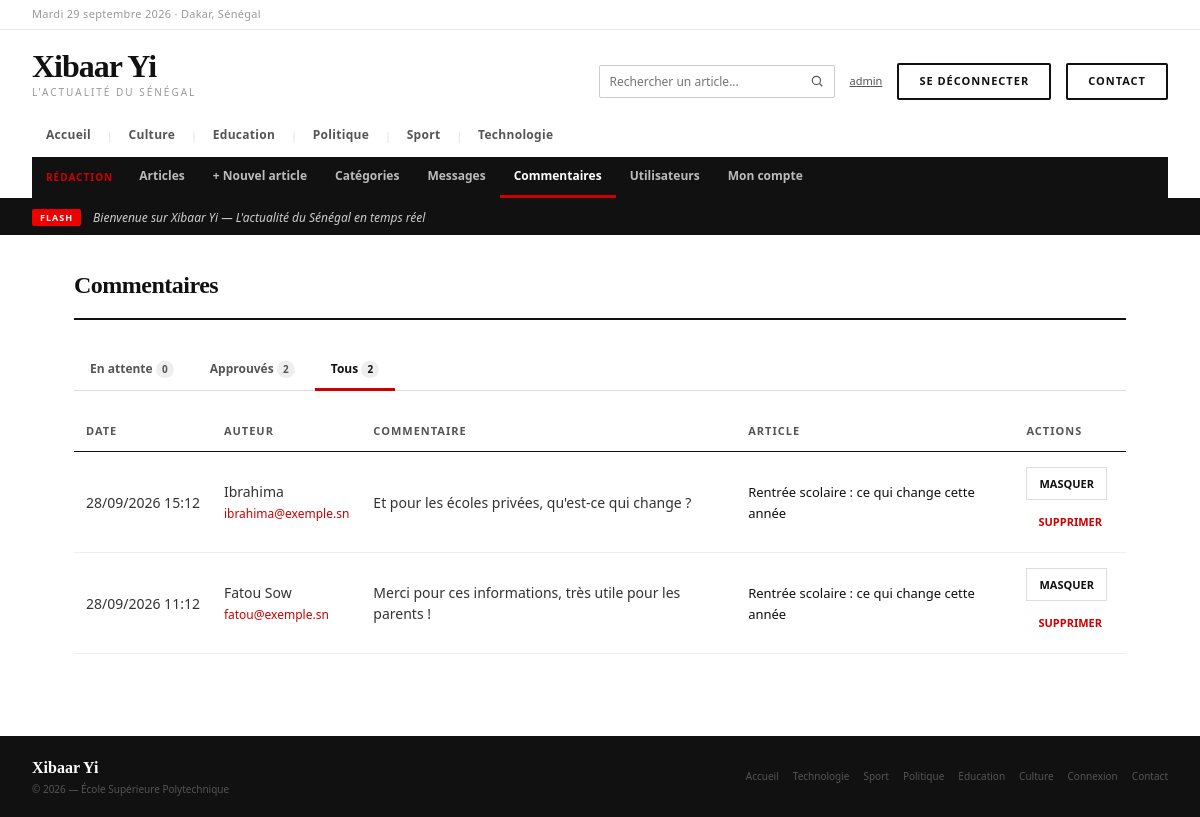
Screenshot of /admin/commentaires/liste.php?statut=tous (signed in) with the database file from the repository.
### tables this page shows
CREATE TABLE IF NOT EXISTS categories (
    id  INT AUTO_INCREMENT PRIMARY KEY,
    nom VARCHAR(100) NOT NULL UNIQUE
);

CREATE TABLE IF NOT EXISTS commentaires (
    id            INT AUTO_INCREMENT PRIMARY KEY,
    id_article    INT NOT NULL,
    nom           VARCHAR(100) NOT NULL,
    email         VARCHAR(150) NOT NULL,
    contenu       TEXT NOT NULL,
    date_envoi    DATETIME NOT NULL DEFAULT CURRENT_TIMESTAMP,
    statut        ENUM('en_attente', 'approuve') NOT NULL DEFAULT 'en_attente',
    FOREIGN KEY (id_article) REFERENCES articles(id) ON DELETE CASCADE
);

CREATE TABLE IF NOT EXISTS articles (
    id                 INT AUTO_INCREMENT PRIMARY KEY,
    titre              VARCHAR(255) NOT NULL,
    description_courte TEXT NOT NULL,
    contenu            LONGTEXT NOT NULL,
    image              VARCHAR(255) DEFAULT '',
    date_publication   DATETIME NOT NULL DEFAULT CURRENT_TIMESTAMP,
    vues               INT NOT NULL DEFAULT 0,
    id_categorie       INT NOT NULL,
    id_auteur          INT NOT NULL,
    FOREIGN KEY (id_categorie) REFERENCES categories(id) ON DELETE CASCADE,
    FOREIGN KEY (id_auteur)    REFERENCES utilisateurs(id) ON DELETE CASCADE
);

### includes/config.php (called while the page is built, shortened)
<?php
function url($chemin = '')
{
    return BASE_URL . '/' . ltrim($chemin, '/');
}

### public/admin/commentaires/liste.php (the view, shortened to what this page needs)
<?php
require_once __DIR__ . '/../../../includes/auth.php';
$filtres = [
    'en_attente' => 'En attente',
    'approuve'   => 'Approuvés',
    'tous'       => 'Tous',
];
$filtre = isset($filtres[$_GET['statut'] ?? '']) ? $_GET['statut'] : 'en_attente';
$where  = $filtre === 'tous' ? '' : 'WHERE c.statut = ?';
$params = $filtre === 'tous' ? [] : [$filtre];
$stmt = $pdo->prepare("
    SELECT c.*, a.titre AS article_titre
    FROM commentaires c
    JOIN articles a ON c.id_article = a.id
    $where
    ORDER BY c.date_envoi DESC
");
$stmt->execute($params);
$commentaires = $stmt->fetchAll(PDO::FETCH_ASSOC);
$compteurs = ['en_attente' => 0, 'approuve' => 0];
foreach ($pdo->query("SELECT statut, COUNT(*) AS n FROM commentaires GROUP BY statut") as $ligne) {
    $compteurs[$ligne['statut']] = (int) $ligne['n'];
}
$compteurs['tous'] = $compteurs['en_attente'] + $compteurs['approuve'];
include __DIR__ . '/../../../includes/entete.php';
?>
<div style="max-width:1100px; margin:32px auto; padding:0 24px;">
    <div class="page-header">
        <h1 class="page-title">Commentaires</h1>
    </div>
    <nav class="onglets">
        <?php foreach ($filtres as $cle => $libelle) : ?>
            <a href="<?= url('admin/commentaires/liste.php') ?>?statut=<?= $cle ?>"
               class="<?= $cle === $filtre ? 'actif' : '' ?>">
                <?= $libelle ?> <span class="onglet-compteur"><?= $compteurs[$cle] ?></span>
            </a>
        <?php endforeach; ?>
    </nav>
    <?php if (empty($commentaires)) : ?>
        <p style="font-size:13px; color:#999;">Aucun commentaire ici.</p>
    <?php else : ?>
        <table class="table">
            <thead>
                <tr>
                    <th>Date</th>
                    <th>Auteur</th>
                    <th>Commentaire</th>
                    <th>Article</th>
                    <th>Actions</th>
                </tr>
            </thead>
            <tbody>
                <?php foreach ($commentaires as $c) : ?>
                <tr style="<?= $c['statut'] === 'en_attente' ? 'background:#fffaf5;' : '' ?>">
                    <td style="white-space:nowrap;">
                        <?= date('d/m/Y H:i', strtotime($c['date_envoi'])) ?>
                    </td>
                    <td>
                        <?= htmlspecialchars($c['nom']) ?><br>
                        <a href="mailto:<?= htmlspecialchars($c['email']) ?>" style="font-size:12px; color:#cc0000;">
                            <?= htmlspecialchars($c['email']) ?>
                        </a>
                    </td>
                    <td><?= nl2br(htmlspecialchars($c['contenu'])) ?></td>
                    <td>
                        <a href="<?= url('article.php') ?>?id=<?= $c['id_article'] ?>#commentaires" style="color:#111; font-size:13px;">
                            <?= htmlspecialchars($c['article_titre']) ?>
                        </a>
                    </td>
                    <td>
                        <div style="display:flex; flex-direction:column; gap:6px; align-items:flex-start;">
                            <?php if ($c['statut'] === 'en_attente') : ?>
                            <form method="POST" action="<?= url('admin/commentaires/action.php') ?>" class="form-inline">
                                <?= csrf_champ() ?>
                                <input type="hidden" name="id" value="<?= $c['id'] ?>">
                                <input type="hidden" name="action" value="approuver">
                                <input type="hidden" name="retour" value="<?= $filtre ?>">
                                <button type="submit" class="btn btn-secondary" style="cursor:pointer; font-family:inherit;">Approuver</button>
                            </form>
                            <?php else : ?>
                            <form method="POST" action="<?= url('admin/commentaires/action.php') ?>" class="form-inline">
                                <button type="submit" class="btn btn-secondary" style="cursor:pointer; font-family:inherit; white-space:nowrap;">Masquer</button>
                            </form>
                            <?php endif; ?>
                            <form method="POST" action="<?= url('admin/commentaires/action.php') ?>" class="form-inline"
                                  onsubmit="return confirm('Supprimer ce commentaire ?')">
                                <button type="submit" class="btn btn-danger">Supprimer</button>
                            </form>
                        </div>
                    </td>
                </tr>
                <?php endforeach; ?>
            </tbody>
        </table>
    <?php endif; ?>
</div>
<?php include __DIR__ . '/../../../includes/pied.php'; ?>

### includes/entete.php (shortened to what this page needs)
<?php
require_once __DIR__ . '/config.php';
?>
<!DOCTYPE html>
<html lang="fr">
<head>
    <link rel="stylesheet" href="<?= url('assets/css/style.css') ?>">
</head>
<body>
<div class="site">
    <div class="topbar">
        <div class="topbar-date">
            <?php
            $jours_fr = ['Monday'=>'Lundi','Tuesday'=>'Mardi','Wednesday'=>'Mercredi','Thursday'=>'Jeudi','Friday'=>'Vendredi','Saturday'=>'Samedi','Sunday'=>'Dimanche'];
            $mois_fr = ['January'=>'janvier','February'=>'février','March'=>'mars','April'=>'avril','May'=>'mai','June'=>'juin','July'=>'juillet','August'=>'août','September'=>'septembre','October'=>'octobre','November'=>'novembre','December'=>'décembre'];
            $nom_jour = $jours_fr[date('l')] ?? date('l');
            $nom_mois = $mois_fr[date('F')]  ?? date('F');
            echo $nom_jour . ' ' . date('j') . ' ' . $nom_mois . ' ' . date('Y') . ' · Dakar, Sénégal';
            ?>
        </div>
    </div>
    <div class="header">
        <div class="header-main">
            <a href="<?= url('index.php') ?>" style="text-decoration:none;">
                <div class="logo-wordmark">Xibaar Yi</div>
                <div class="logo-tagline">L'actualité du Sénégal</div>
            </a>
            <div class="header-actions">
                <form method="GET" action="<?= url('index.php') ?>" class="recherche" role="search">
                    <input type="search" name="q" placeholder="Rechercher un article..." aria-label="Rechercher un article"
                           value="<?= htmlspecialchars($_GET['q'] ?? '', ENT_QUOTES, 'UTF-8') ?>">
                    <button type="submit" aria-label="Lancer la recherche">
                        <svg width="14" height="14" viewBox="0 0 24 24" fill="none" stroke="currentColor" stroke-width="2"><circle cx="11" cy="11" r="7"/><path d="M21 21l-4.3-4.3"/></svg>
                    </button>
                </form>
                <?php if (isset($_SESSION['user_role'])) : ?>
                    <a href="<?= url('admin/compte.php') ?>" class="lien-compte" title="Mon compte">
                        <?php echo htmlspecialchars($_SESSION['user_login'], ENT_QUOTES, 'UTF-8'); ?>
                    </a>
                    <a href="<?= url('deconnexion.php') ?>" class="btn-cnx">Se déconnecter</a>
                <?php else : ?>
                    <a href="<?= url('connexion.php') ?>" class="btn-cnx">Se connecter</a>
                <?php endif; ?>
                <a href="<?= url('contact.php') ?>" class="btn-cnx">Contact</a>
            </div>
        </div>
        <nav class="nav-cats">
            <?php $active_all = (basename($_SERVER['SCRIPT_NAME'] ?? '') === 'index.php' && empty($_GET['categorie'])) ? 'active' : ''; ?>
            <a href="<?= url('index.php') ?>" class="<?php echo $active_all; ?>">Accueil</a>
            <?php
            if (isset($pdo)) {
                $stmt_nav = $pdo->query("SELECT id, nom FROM categories ORDER BY nom ASC");
                while ($cat = $stmt_nav->fetch(PDO::FETCH_ASSOC)) {
                    $nom = $cat['nom'];
                    $is_active = (isset($_GET['categorie']) && $_GET['categorie'] === $nom) ? 'active' : '';
                    echo '<span class="sep">|</span>';
                    echo '<a href="' . url('index.php') . '?categorie=' . urlencode($nom) . '" class="' . $is_active . '">';
                    echo htmlspecialchars($nom);
                    echo '</a>';
                }
            }
            ?>
        </nav>
        <?php if (in_array($_SESSION['user_role'] ?? '', ['editeur', 'administrateur'], true)) : ?>
            <?php
            $page_admin = $_SERVER['SCRIPT_NAME'] ?? '';
            $liens_admin = [
                'admin/articles/liste.php'     => 'Articles',
                'admin/articles/ajouter.php'   => '+ Nouvel article',
                'admin/categories/liste.php'   => 'Catégories',
                'admin/messages/liste.php'     => 'Messages',
                'admin/commentaires/liste.php' => 'Commentaires',
            ];
            if ($_SESSION['user_role'] === 'administrateur') {
                $liens_admin['admin/utilisateurs/liste.php'] = 'Utilisateurs';
            }
            $liens_admin['admin/compte.php'] = 'Mon compte';
            $lien_actif = null;
            foreach ($liens_admin as $chemin => $libelle) {
                if (substr($page_admin, -strlen($chemin)) === $chemin) {
                    $lien_actif = $chemin;
                }
            }
            ?>
            <nav class="nav-admin">
                <span class="nav-admin-titre">Rédaction</span>
                <?php foreach ($liens_admin as $chemin => $libelle) : ?>
                    <a href="<?= url($chemin) ?>" class="<?= $chemin === $lien_actif ? 'active' : '' ?>">
                        <?= $libelle ?>
                    </a>
                <?php endforeach; ?>
            </nav>
        <?php endif; ?>
    </div>
    <div class="ticker">
        <div class="ticker-label">FLASH</div>
        <div class="ticker-text">Bienvenue sur Xibaar Yi — L'actualité du Sénégal en temps réel</div>
    </div>

### rows the page displays
categories: nom "Culture"
categories: nom "Education"
categories: nom "Politique"
categories: nom "Sport"
categories: nom "Technologie"
commentaires: date_envoi "28/09/2026 15:12", nom "Ibrahima", email "ibrahima@exemple.sn", contenu "Et pour les écoles privées, qu'est-ce qui change ?", id_article.titre "Rentrée scolaire : ce qui change cette année"
commentaires: date_envoi "28/09/2026 11:12", nom "Fatou Sow", email "fatou@exemple.sn", contenu "Merci pour ces informations, très utile pour les parents !", id_article.titre "Rentrée scolaire : ce qui change cette année"

### other values shown
$_SESSION['user_login'] "admin"
$libelle "Articles"
$libelle "+ Nouvel article"
$libelle "Catégories"
$libelle "Messages"
$libelle "Commentaires"
$libelle "Utilisateurs"
$libelle "Mon compte"
$libelle "En attente"
$compteurs[$cle] "0"
$libelle "Approuvés"
$compteurs[$cle] "2"
$libelle "Tous"
